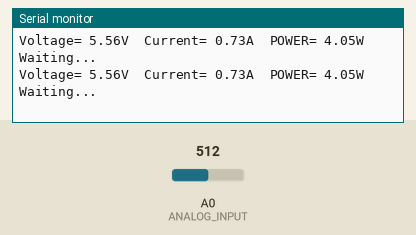
Simulated run of this sketch. Board: ESP8266 (NodeMCU). Shown: the last lines printed to the serial monitor. Inputs (shaded band) come from the test bench; at power-on: A0 (ANALOG_INPUT) = 512. WiFi joins after 1.5 s; servers stay silent unless stated.

Above: at 2.7 s.
2.8 s: A0 (ANALOG_INPUT) set to 716
At 3.07 s:
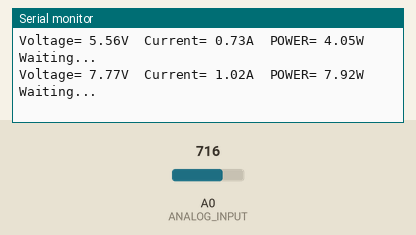
5.8 s: A0 (ANALOG_INPUT) set to 900
At 5.83 s:
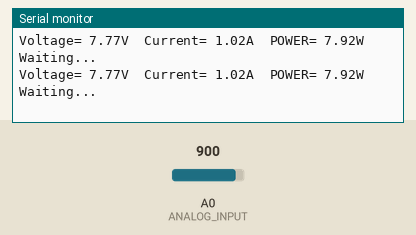
Timing chart, 0 to 8.8 s (numbered marks = the images above; inputs shaded):
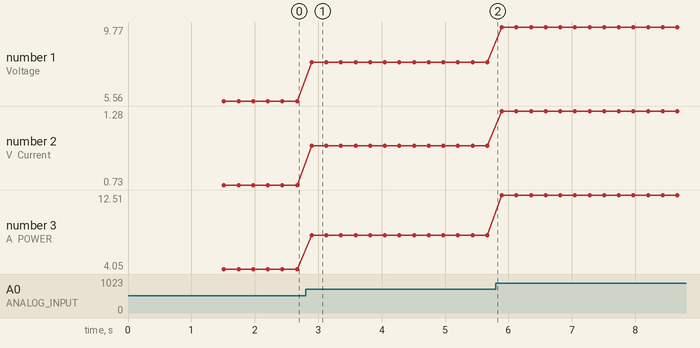

Measured:
- after the input at 2.8 s, the serial monitor: prints a new line after 0.10 s (image 1)
- plotted number 1: 5.56 → 7.77 after the input at 2.8 s, 7.77 → 9.77 after the input at 5.8 s
- plotted number 2: 0.73 → 1.02 after the input at 2.8 s, 1.02 → 1.28 after the input at 5.8 s
- plotted number 3: 4.05 → 7.92 after the input at 2.8 s, 7.92 → 12.51 after the input at 5.8 s

The sketch:

Measure.ino
```cpp
#include <ESP8266WiFi.h>
//#include <Mux.h>
#define ARDUINO_WORK_VOLTAGE 3.7

String apiKey = "ARYJHZTX48RV17I9";     // Write API key from ThingSpeak

const char *ssid =  "RAWAN 2744";
const char *pass =  "70413,bE";
const char* server = "api.thingspeak.com";

String channelID = "1613328";

WiFiClient client;


#define MUX_A 4
#define MUX_B 3
#define MUX_C 2


#define ANALOG_INPUT A0


void setup()
{

   //Deifne output pins for Mux
  pinMode(MUX_A, OUTPUT);
  pinMode(MUX_B, OUTPUT);
  pinMode(MUX_C, OUTPUT);

  Serial.begin(115200);  // opens serial port, sets data rate to 115200 bps
  delay(10);

  Serial.println("Connecting to ");
  Serial.println(ssid);


  WiFi.begin(ssid, pass);

  while (WiFi.status() != WL_CONNECTED)
  {
    delay(500);
    Serial.print(".");
  }
  Serial.println("");
  Serial.println("WiFi connected");


}

void changeMux(int c, int b, int a) {
  digitalWrite(MUX_A, a);
  digitalWrite(MUX_B, b);
  digitalWrite(MUX_C, c);
}

void loop()
{


  max471();


}

void max471()
{
    changeMux(LOW, LOW, LOW);
   int vt_test = analogRead(ANALOG_INPUT);

   changeMux(LOW, LOW, HIGH);
  int at_test = analogRead(ANALOG_INPUT);

  double voltage = (vt_test * (ARDUINO_WORK_VOLTAGE / 1023.0) * 3);
  double current =at_test * (ARDUINO_WORK_VOLTAGE / 2600.0);
 double POWER = voltage * current ;

Serial.print("Voltage= " + (String)voltage + "V  ");
  Serial.print("Current= " + (String)current + "A  ");
   Serial.print("POWER= " + (String)POWER + "W ");

  delay(10);
   if (client.connect(server, 80))  //   api.thingspeak.com
  {

      String postStr = apiKey;
    postStr += "&field1=";
    postStr += String(current);
    postStr += "\r\n\r\n";

    String postStr2 = apiKey;
    postStr2 += "&field2=";
    postStr2 += String(voltage);
    postStr2 += "\r\n\r\n";

    String postStr3= apiKey;
    postStr3 += "&field3=";
    postStr3 += String(POWER );
    postStr3 += "\r\n\r\n";

client.print("POST /update HTTP/1.1\n");
    client.print("Host: api.thingspeak.com\n");
    client.print("Connection: close\n");
    client.print("X-THINGSPEAKAPIKEY: " + apiKey + "\n");
    client.print("Content-Type: application/x-www-form-urlencoded\n");
    client.print("Content-Length: ");
    client.print(postStr.length());
    client.print("\n\n");
    client.print(postStr);


    client.print(postStr2.length());
        client.print("\n\n");
     client.print(postStr2);


    client.print(postStr3);
        client.print("\n\n");
    client.print(postStr3.length());

  }
  client.stop();

  Serial.println("Waiting...");

  // thingspeak needs minimum 15 sec delay between updates
  delay(20);
}
```
